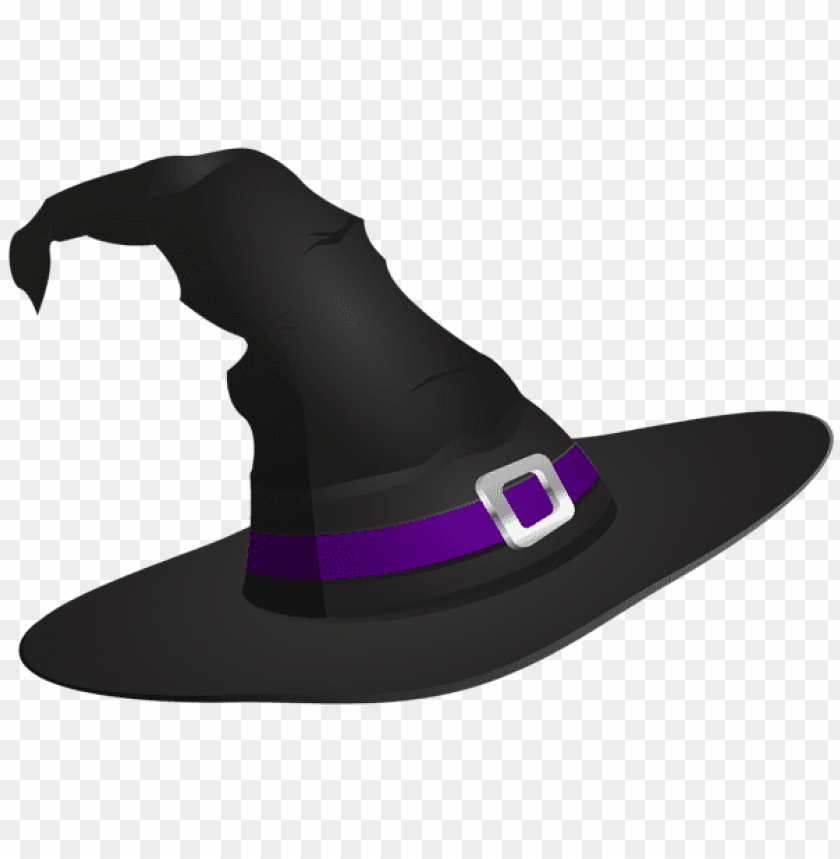
#> input picture hat.png, 840 x 859 px
$ python findFacesVideo.py
#> lines starting #> are read from the running program, lines starting #| are printed output that depends on the picture; after the words box and inside, x2 and y2 are one past the last pixel; in counts of white or black regions, pixels touching at a corner belong together
import cv2
import numpy as np

path = 'data/haarcascades/'

#get facial classifiers
face_cascade = cv2.CascadeClassifier(path +'haarcascade_frontalface_default.xml')
eye_cascade = cv2.CascadeClassifier(path +'haarcascade_eye.xml')

#read images
witch = cv2.imread('hat.png')
#> witch is the input picture: shape (859, 840, 3); mean B, G, R 184.6, 182.6, 184.4

#get shape of witch
original_witch_h,original_witch_w,witch_channels = witch.shape
#> original_witch_h = 859; original_witch_w = 840; witch_channels = 3

#convert to gray
witch_gray = cv2.cvtColor(witch, cv2.COLOR_BGR2GRAY)

#create mask and inverse mask of witch
ret, original_mask = cv2.threshold(witch_gray, 0, 255, cv2.THRESH_BINARY + cv2.THRESH_OTSU)
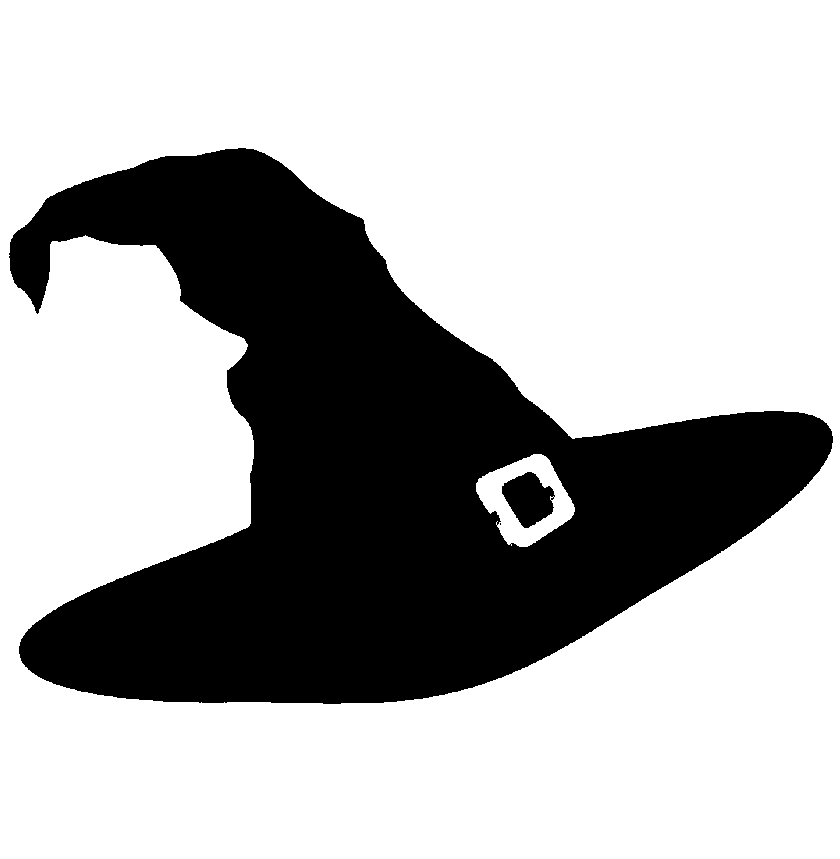
#> original_mask: shape (859, 840); 70.3% white; 3 black regions (1 under 20 px), largest, box (x1, y1, x2, y2) and area: (9, 148, 833, 704) 212743, (502, 472, 555, 528) 1909
#> ret = 141
original_mask_inv = cv2.bitwise_not(original_mask)

#read video
cap = cv2.VideoCapture(0)
ret, img = cap.read()
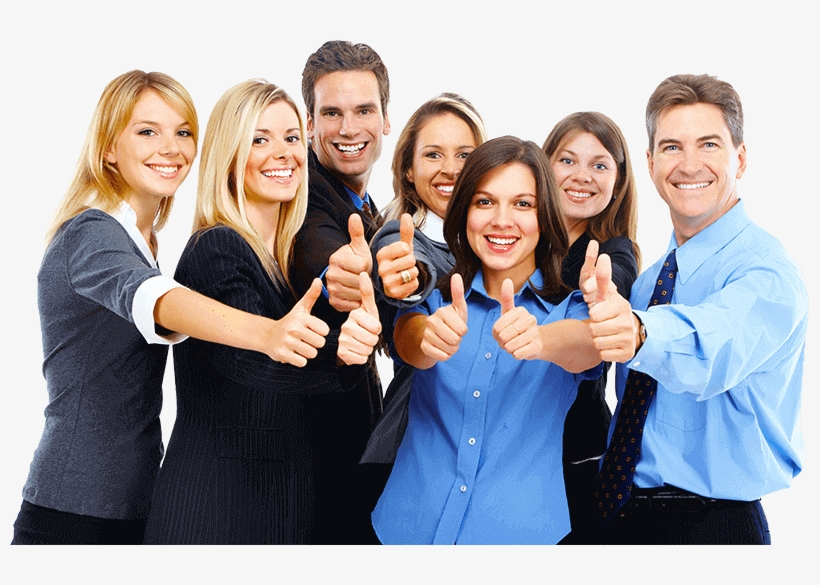
#> input picture people.png, 820 x 585 px, given in place of the camera
#> img is the input picture: shape (585, 820, 3); mean B, G, R 162.3, 157.1, 159.7
img_h, img_w = img.shape[:2]
#> img_h = 585; img_w = 820

while True:   #continue to run until user breaks loop

    #read each frame of video and convert to gray
    ret, img = cap.read()
    gray = cv2.cvtColor(img,cv2.COLOR_BGR2GRAY)
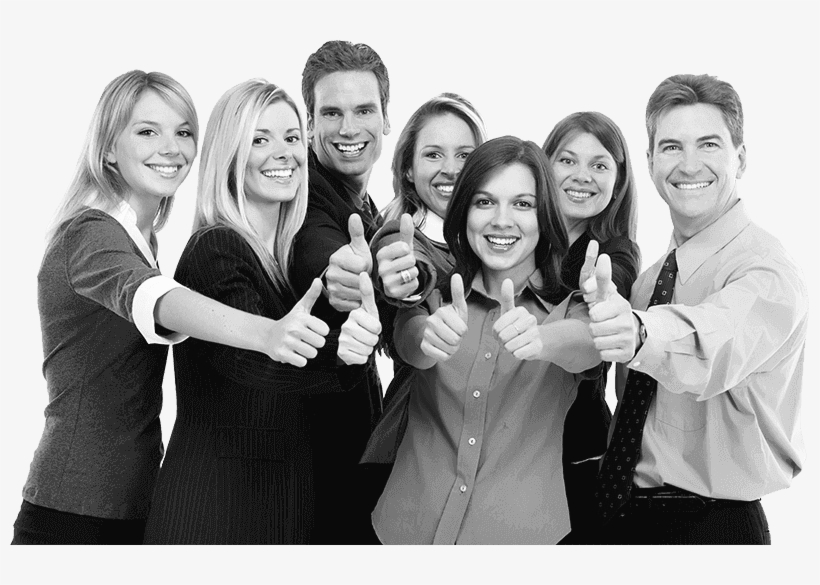
#> gray: shape (585, 820); min 9, max 253, mean 158.5

    #find faces in image using classifier
    faces = face_cascade.detectMultiScale(gray, 1.3, 5)
#> faces = [[300, 74, 96, 96], [235, 105, 86, 86], [641, 108, 98, 98], [405, 126, 75, 75], [543, 133, 79, 79], [460, 170, 90, 90], [115, 93, 100, 100]]

    #for every face found:
    for (x,y,w,h) in faces:
        #retangle for testing purposes
        #img = cv2.rectangle(img,(x,y),(x+w,y+h),(255,0,0),2)

        #coordinates of face region
        face_w = w
        face_h = h
        face_x1 = x
        face_x2 = face_x1 + face_w
        face_y1 = y
        face_y2 = face_y1 + face_h

        #witch size in relation to face by scaling
        witch_width = int(1.5 * face_w)
        witch_height = int(witch_width * original_witch_h / original_witch_w)

        #setting location of coordinates of witch
        witch_x1 = face_x2 - int(face_w/2) - int(witch_width/2)
        witch_x2 = witch_x1 + witch_width
        witch_y1 = face_y1 - int(face_h*1.25)
        witch_y2 = witch_y1 + witch_height

        #check to see if out of frame
        if witch_x1 < 0:
            witch_x1 = 0
        if witch_y1 < 0:
            witch_y1 = 0
        if witch_x2 > img_w:
            witch_x2 = img_w
        if witch_y2 > img_h:
            witch_y2 = img_h

        #Account for any out of frame changes
        witch_width = witch_x2 - witch_x1
        witch_height = witch_y2 - witch_y1

        #resize witch to fit on face
        witch = cv2.resize(witch, (witch_width,witch_height), interpolation = cv2.INTER_AREA)
        mask = cv2.resize(original_mask, (witch_width,witch_height), interpolation = cv2.INTER_AREA)
        mask_inv = cv2.resize(original_mask_inv, (witch_width,witch_height), interpolation = cv2.INTER_AREA)

        #take ROI for witch from background that is equal to size of witch image
        roi = img[witch_y1:witch_y2, witch_x1:witch_x2]

        #original image in background (bg) where witch is not
        roi_bg = cv2.bitwise_and(roi,roi,mask = mask)
        roi_fg = cv2.bitwise_and(witch,witch,mask=mask_inv)
        dst = cv2.add(roi_bg,roi_fg)

        #put back in original image
        img[witch_y1:witch_y2, witch_x1:witch_x2] = dst

        break
#> this loop made 1 pass
#> (x, y, w, h, face_w, face_h, face_x1, face_x2) on pass 1: (300, 74, 96, 96, 96, 96, 300, 396)
#> pass 1, `mask_inv = cv2.resize(original_mask_inv, (witch_width,witch_height), i..`:
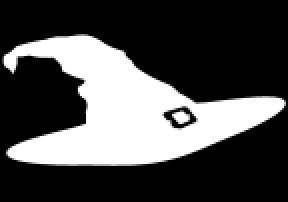
#> mask_inv: shape (101, 144) (shown 2 times larger); min 0, max 255, mean 75.9
#> after the loop:
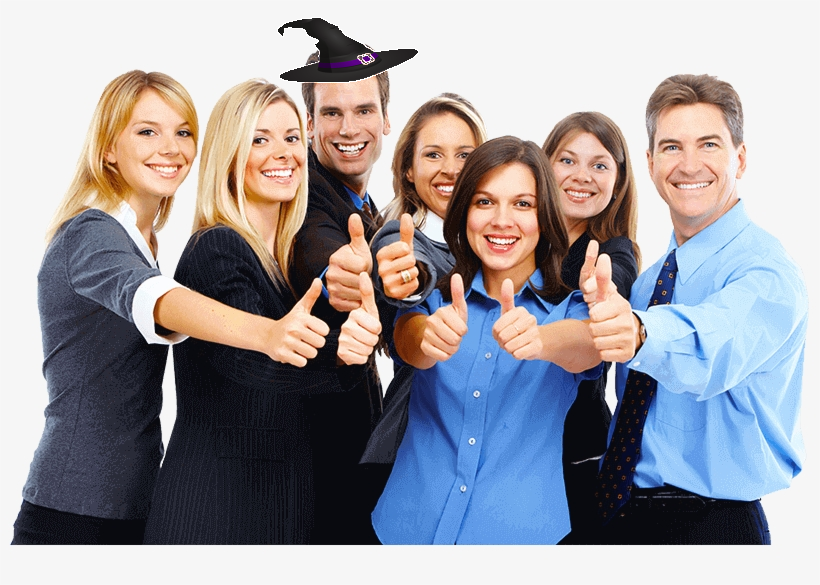
#> img: shape (585, 820, 3); 0.96% of pixels changed, all inside (x1, y1, x2, y2) = (277, 17, 419, 83)
#> after the loop:
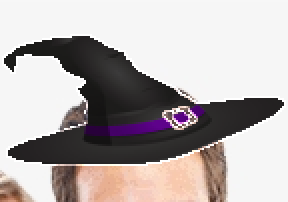
#> roi: shape (101, 144, 3) (shown 2 times larger); mean B, G, R 174.7, 175.3, 182.4
#> after the loop:
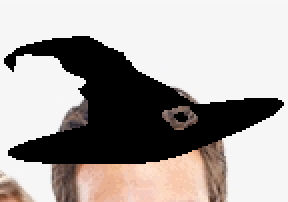
#> roi_bg: shape (101, 144, 3) (shown 2 times larger); mean B, G, R 161.2, 163.9, 169.6

    #display image
    cv2.imshow('img',img)

    #if user pressed 'q' break
    if cv2.waitKey(1) == ord('q'): #
#> (key q is pressed here)
        break

cap.release() #turn off camera
cv2.destroyAllWindows() #close all windows
